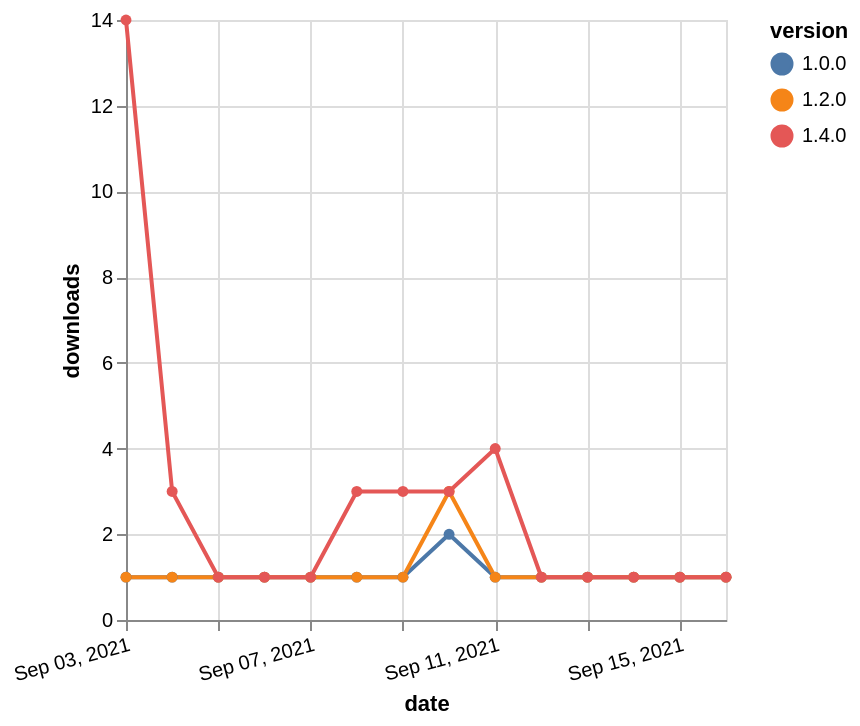

Source (Vega-Lite JSON):
### Vega-Lite specification from a JSON file in a GitHub repository (floating-point values rounded to 4 significant figures)
{"$schema": "https://vega.github.io/schema/vega-lite/v5.json", "description": "A simple bar chart with embedded data.", "data": {"values": [{"date": "2021-09-03", "total": 264, "delta": 1, "version": "1.0.0"}, {"date": "2021-09-04", "total": 265, "delta": 1, "version": "1.0.0"}, {"date": "2021-09-05", "total": 266, "delta": 1, "version": "1.0.0"}, {"date": "2021-09-06", "total": 267, "delta": 1, "version": "1.0.0"}, {"date": "2021-09-07", "total": 268, "delta": 1, "version": "1.0.0"}, {"date": "2021-09-08", "total": 269, "delta": 1, "version": "1.0.0"}, {"date": "2021-09-09", "total": 270, "delta": 1, "version": "1.0.0"}, {"date": "2021-09-10", "total": 272, "delta": 2, "version": "1.0.0"}, {"date": "2021-09-11", "total": 273, "delta": 1, "version": "1.0.0"}, {"date": "2021-09-12", "total": 274, "delta": 1, "version": "1.0.0"}, {"date": "2021-09-13", "total": 275, "delta": 1, "version": "1.0.0"}, {"date": "2021-09-14", "total": 276, "delta": 1, "version": "1.0.0"}, {"date": "2021-09-15", "total": 277, "delta": 1, "version": "1.0.0"}, {"date": "2021-09-16", "total": 278, "delta": 1, "version": "1.0.0"}, {"date": "2021-09-03", "total": 227, "delta": 1, "version": "1.2.0"}, {"date": "2021-09-04", "total": 228, "delta": 1, "version": "1.2.0"}, {"date": "2021-09-05", "total": 229, "delta": 1, "version": "1.2.0"}, {"date": "2021-09-06", "total": 230, "delta": 1, "version": "1.2.0"}, {"date": "2021-09-07", "total": 231, "delta": 1, "version": "1.2.0"}, {"date": "2021-09-08", "total": 232, "delta": 1, "version": "1.2.0"}, {"date": "2021-09-09", "total": 233, "delta": 1, "version": "1.2.0"}, {"date": "2021-09-10", "total": 236, "delta": 3, "version": "1.2.0"}, {"date": "2021-09-11", "total": 237, "delta": 1, "version": "1.2.0"}, {"date": "2021-09-12", "total": 238, "delta": 1, "version": "1.2.0"}, {"date": "2021-09-13", "total": 239, "delta": 1, "version": "1.2.0"}, {"date": "2021-09-14", "total": 240, "delta": 1, "version": "1.2.0"}, {"date": "2021-09-15", "total": 241, "delta": 1, "version": "1.2.0"}, {"date": "2021-09-16", "total": 242, "delta": 1, "version": "1.2.0"}, {"date": "2021-09-03", "total": 204, "delta": 14, "version": "1.4.0"}, {"date": "2021-09-04", "total": 207, "delta": 3, "version": "1.4.0"}, {"date": "2021-09-05", "total": 208, "delta": 1, "version": "1.4.0"}, {"date": "2021-09-06", "total": 209, "delta": 1, "version": "1.4.0"}, {"date": "2021-09-07", "total": 210, "delta": 1, "version": "1.4.0"}, {"date": "2021-09-08", "total": 213, "delta": 3, "version": "1.4.0"}, {"date": "2021-09-09", "total": 216, "delta": 3, "version": "1.4.0"}, {"date": "2021-09-10", "total": 219, "delta": 3, "version": "1.4.0"}, {"date": "2021-09-11", "total": 223, "delta": 4, "version": "1.4.0"}, {"date": "2021-09-12", "total": 224, "delta": 1, "version": "1.4.0"}, {"date": "2021-09-13", "total": 225, "delta": 1, "version": "1.4.0"}, {"date": "2021-09-14", "total": 226, "delta": 1, "version": "1.4.0"}, {"date": "2021-09-15", "total": 227, "delta": 1, "version": "1.4.0"}, {"date": "2021-09-16", "total": 228, "delta": 1, "version": "1.4.0"}]}, "width": "container", "mark": {"type": "line", "point": {"filled": true}}, "encoding": {"x": {"field": "date", "type": "temporal", "timeUnit": "yearmonthdate", "title": "date", "axis": {"labelAngle": -15}}, "y": {"field": "delta", "type": "quantitative", "title": "downloads"}, "color": {"field": "version", "type": "nominal"}, "tooltip": {"field": "delta"}}}
